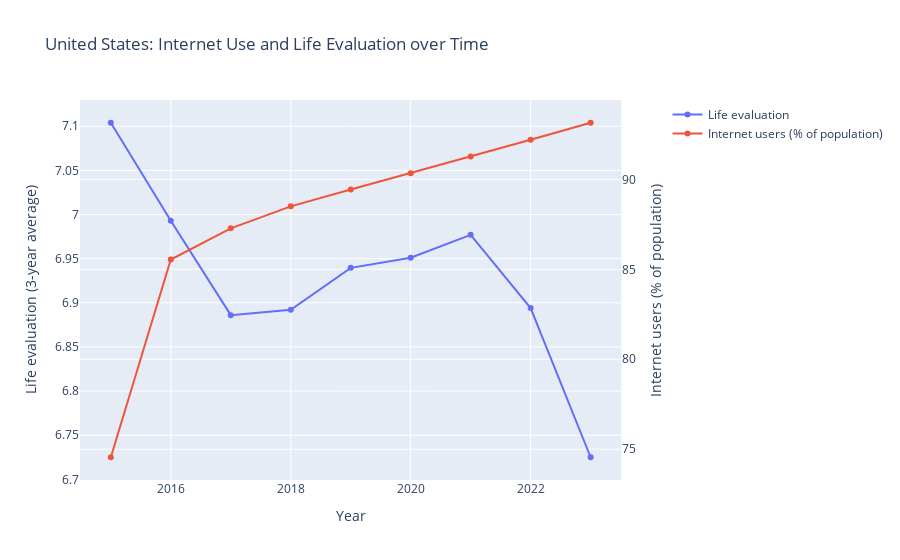

The cell this chart's notebook holds for it:
### Code cell
fig = make_subplots(specs=[[{"secondary_y": True}]])

# main y axis: life evaluation
fig.add_trace(
    go.Scatter(
        x=country_df["Year"],
        y=country_df["Life evaluation (3-year average)"],
        name="Life evaluation",
        mode="lines+markers"
    ),
    secondary_y=False
)

# secondary y axis: internet users
fig.add_trace(
    go.Scatter(
        x=country_df["Year"],
        y=country_df["internet_users"],
        name="Internet users (% of population)",
        mode="lines+markers"
    ),
    secondary_y=True
)

fig.update_xaxes(title_text="Year")
fig.update_yaxes(title_text="Life evaluation (3-year average)", secondary_y=False)
fig.update_yaxes(title_text="Internet users (% of population)", secondary_y=True)

fig.update_layout(
    title_text=f"{country}: Internet Use and Life Evaluation over Time"
)

fig

### Figure 1 — Plotly figure (JSON) as saved in the notebook; plotly's stock layout.template omitted (floating-point values rounded to 4 significant figures)
{"data": [{"mode": "lines+markers", "name": "Life evaluation", "type": "scatter", "x": [2015, 2016, 2017, 2018, 2019, 2020, 2021, 2022, 2023], "xaxis": "x", "y": [7.104, 6.993, 6.886, 6.892, 6.94, 6.951, 6.977, 6.894, 6.725], "yaxis": "y"}, {"mode": "lines+markers", "name": "Internet users (% of population)", "type": "scatter", "x": [2015, 2016, 2017, 2018, 2019, 2020, 2021, 2022, 2023], "xaxis": "x", "y": [74.55, 85.54, 87.27, 88.5, 89.43, 90.34, 91.27, 92.2, 93.14], "yaxis": "y2"}], "layout": {"title": {"text": "United States: Internet Use and Life Evaluation over Time"}, "xaxis": {"anchor": "y", "domain": [0, 0.94], "title": {"text": "Year"}}, "yaxis": {"anchor": "x", "domain": [0, 1], "title": {"text": "Life evaluation (3-year average)"}}, "yaxis2": {"anchor": "x", "overlaying": "y", "side": "right", "title": {"text": "Internet users (% of population)"}}}}
